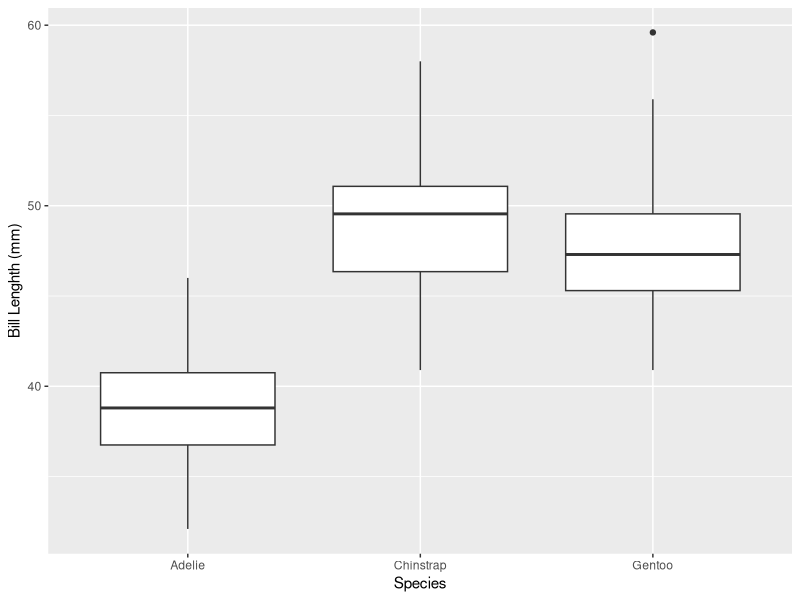
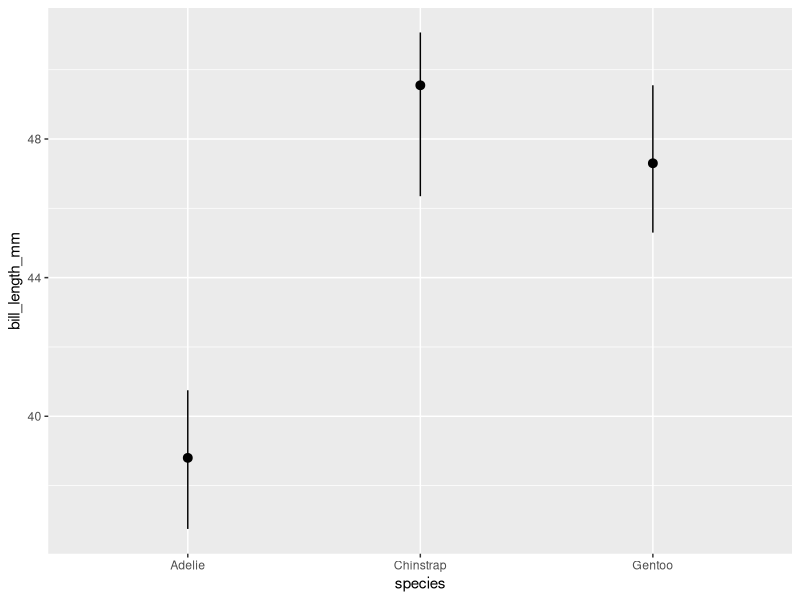
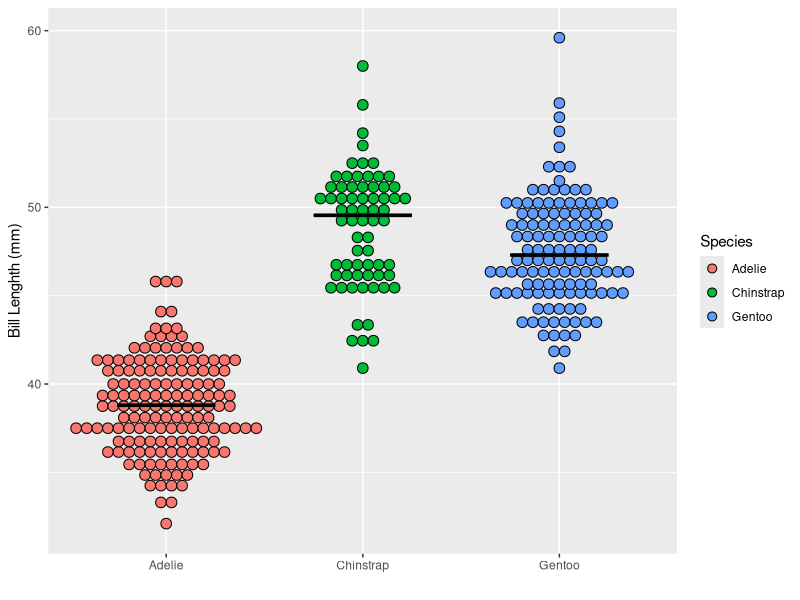
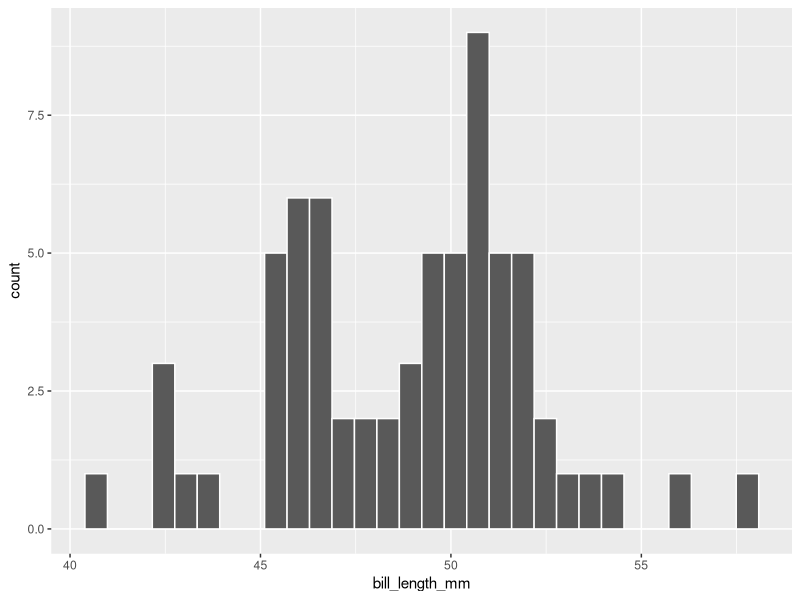

The R script that drew these images, in order:
## ---- chunk 1
# install.packages("palmerpenguins")
library(palmerpenguins)
library(tidyverse)

penguins <- palmerpenguins::penguins 
## ---- chunk 2
# three species of penguin
penguins %>% 
  distinct(species)
## ---- chunk 3
ggplot(penguins)+
  aes(x = species, y = bill_length_mm)+
  geom_boxplot()+
  labs(x = "Species",
       y = "Bill Lenghth (mm)")
## ---- chunk 4
penguins %>%
  drop_na(bill_length_mm) %>% 
  group_by(species) %>%
  summarise(IQR = IQR(bill_length_mm))

penguins %>%
  drop_na(bill_length_mm) %>% 
  group_by(species) %>%
  summarise(
    Q1 = quantile(bill_length_mm, 0.25),
    Q2 = quantile(bill_length_mm, 0.5),
    Q3 = quantile(bill_length_mm, 0.75),
    IQR = Q3 - Q1
  )
## ---- chunk 5
ggplot(penguins) +
  geom_pointrange(aes(x = species, y = bill_length_mm),
                  stat = "summary",
                  fun.min = function(z) {quantile(z,0.25)},
                  fun.max = function(z) {quantile(z,0.75)},
                  fun = median)
## ---- chunk 6
ggplot(data = penguins, aes(y = bill_length_mm, x = species)) + # Move y and x here so than they can be used in stat_*
    geom_dotplot(aes(fill = species),   # Use fill = Species here not in ggplot()
                 binaxis = "y",         # which axis to bin along
                 binwidth = 0.6,        # Minimal difference considered diffeerent
                 stackdir = "center"    # Centered
                 ) +
    stat_summary(fun = median, fun.min = median, fun.max = median,
                 geom = "crossbar", width = 0.5)+
  labs(x = "",
       y = "Bill Lenghth (mm)",
       fill = "Species")
## ---- chunk 7
penguins %>%
  drop_na(bill_length_mm) %>% 
  filter(species == "Chinstrap") %>% 
  ggplot(aes(x = bill_length_mm)) +
  geom_histogram(col = "white")
## ---- chunk 8
penguins %>% 
  drop_na(bill_length_mm) %>% 
  group_by(species) %>% 
  summarise(mean = mean(bill_length_mm), 
            median = median(bill_length_mm),
            difference = mean(bill_length_mm) - median(bill_length_mm))
## ---- chunk 9
penguins %>%
  drop_na(bill_length_mm) %>% 
  group_by(species) %>%
  summarise(standard_deviation = sd(bill_length_mm))
## ---- chunk 10
library(e1071)

penguins %>%
  drop_na(bill_length_mm) %>% 
  group_by(species) %>%
  summarise(skewness = skewness(bill_length_mm, type = 1))
